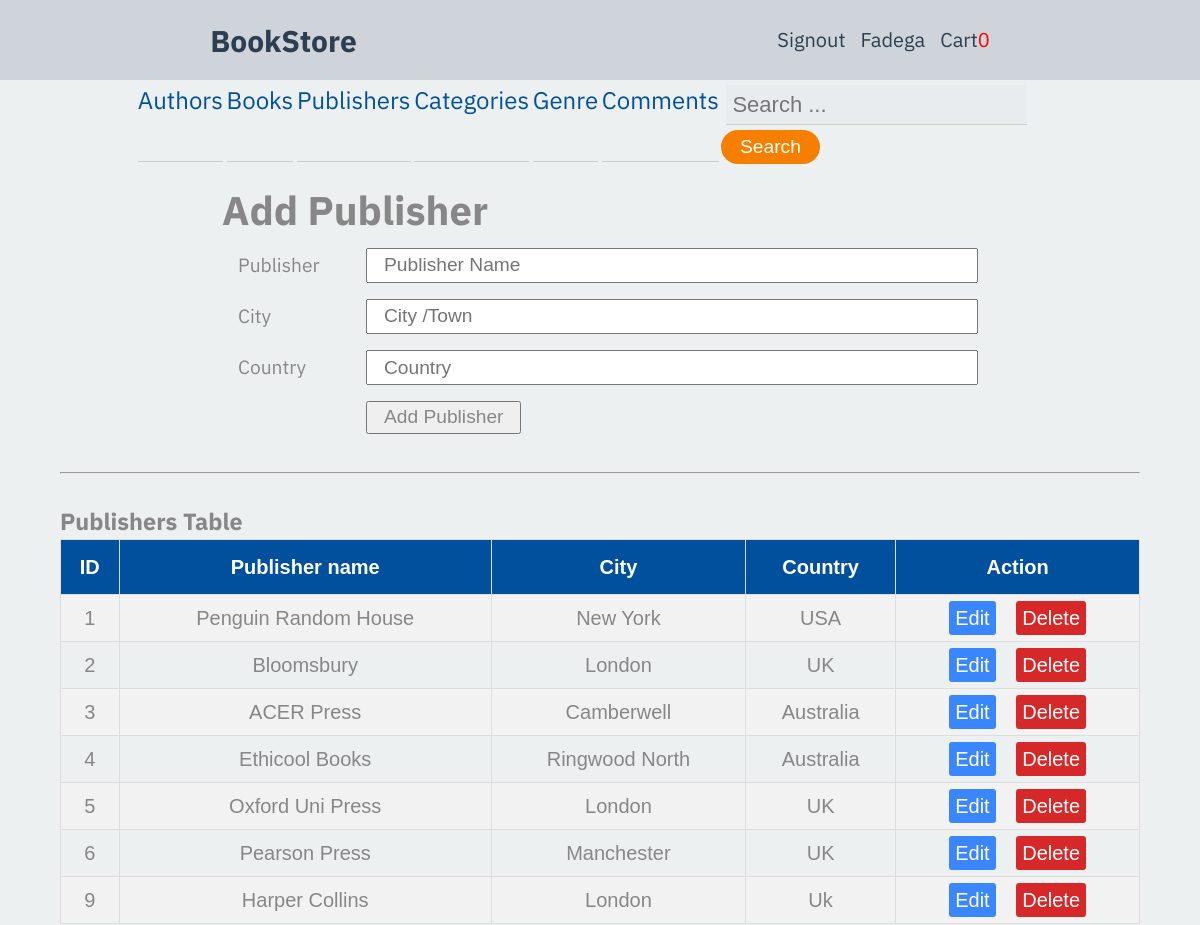
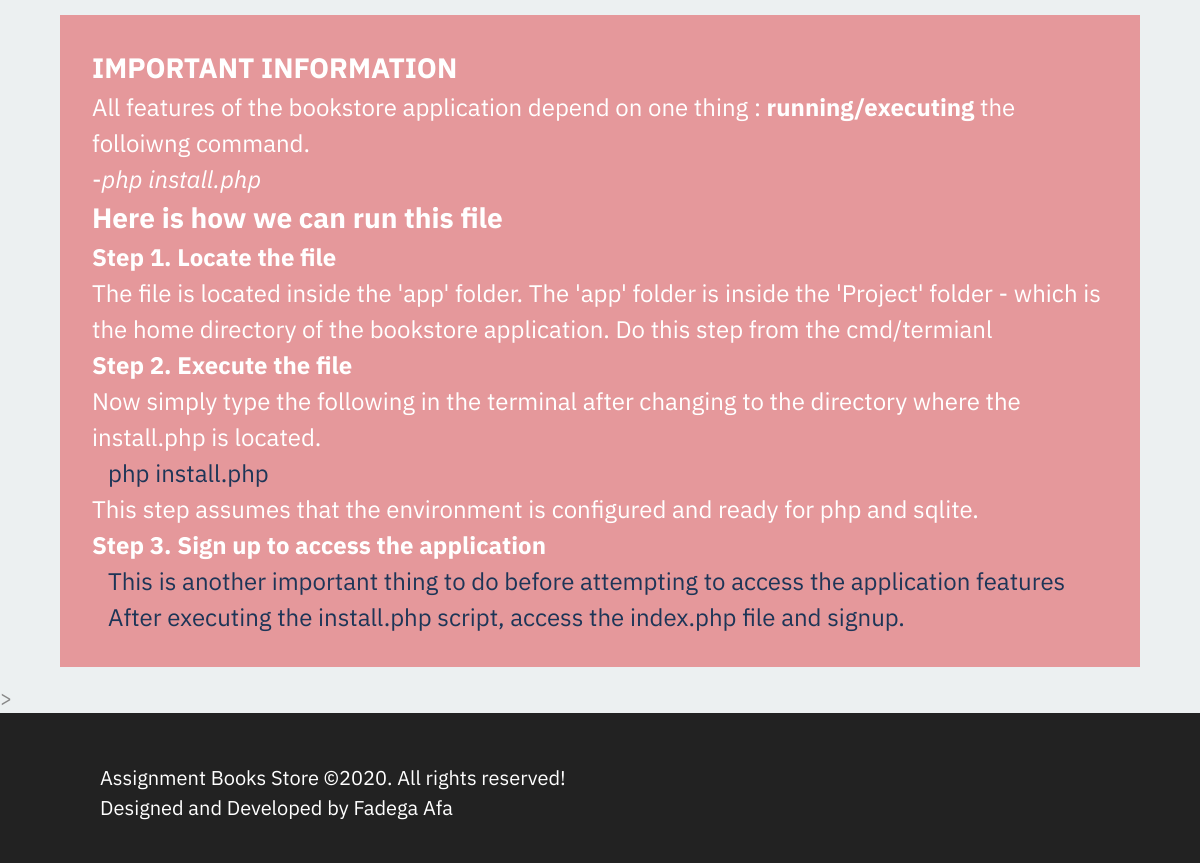
Page /templates/publisher.php (signed in) on the committed database (2 pictures, top to bottom).
### tables this page shows
CREATE TABLE publisher(
			publisher_id INTEGER PRIMARY KEY AUTOINCREMENT NOT NULL,
			pname TEXT NOT NULL,
			city TEXT,
			country TEXT NOT NULL
		);

### templates/publisher.php (the view, shortened to what this page needs)
<?php  require '../app/header.php';
    require '../app/dbh.php';
?>
<main>
  <?php
    if(isset($_SESSION['useremail'])||isset($_SESSION['emailId'])){?>
        <form name="my-form" action="../app/publisher.inc.php" method="post">
            <h1>Add Publisher</h1>
            <div class="form-box">
                <label for="publisher">Publisher</label>
                <input type="text" id="publisher" name="publisher" placeholder="Publisher Name" >
            </div>
            <div class="form-box">
                <label for="city">City</label>
                <input type="text" id="city" name="city" placeholder="City /Town" >
            </div>
            <div class="form-box">
                <label for="country">Country</label>
                <input type="text" id="country" name="country" placeholder="Country" >
            </div>
            <div class="form-box">
                <button type="submit" id="btnSend" name="submit">Add Publisher</button>
            </div>
        </form>
        <br><hr><br>
        <h3>Publishers Table</h3>
        <table class="db-table">
        <tr>
            <th>ID </th>
            <th>Publisher name </th>
            <th>City </th>
            <th>Country </th>
            <th>Action</th>
        </tr>
        <?php
        $sql ='SELECT *FROM publisher';
        $res = $conn->prepare($sql);
        $res->execute();
        $data = $res->fetchAll(PDO::FETCH_ASSOC);
        foreach($data as $row):?>
          <tr>
            <td><?php echo $row['publisher_id'];?></td>
            <td><?php echo ucwords($row['pname']);?></td>
            <td><?php echo ucwords($row['city']);?></td>
            <td><?php echo ucwords($row['country']);?></td>
            <td>
               <a class="edit" href="../templates/editpublisher.php?id=<?php echo $row['publisher_id'];?>">Edit</a>
               <a class="delete" href="../app/deletepublisher.php?id=<?php echo $row['publisher_id'];?>">Delete</a>
            </td>
          </tr>
        <?php endforeach; ?>
        </table>
      <?php }else{
           echo
              '  <h2><br>Access denied ..</h2>
                 <p><br>Oops! You are not authorized. Please signin
                 <a href="../templates/signin.php">here</a>
                 <span> Or singup <a href="../templates/signup.php">here</a> </span></p>';
           }
          ?>
    </main>>
<?php require '../app/footer.php';?>

### css/menu.css (style rules this page uses)
:root { --greyapple:#eee; --greenaple:#2ecc71; --drakmatter:#34495e; --darkermatter:#2c3e50; --darkergrey:#ced4da; }
* { margin: 0; padding:0; box-sizing: border-box; }
body { font-family: "IBM Plex Sans", Verdana, Tahoma, sans-serif; }
a { text-decoration: none; color:#00509d; color: #023047; color: #073b4c; color:red; }

### css/master.css (style rules this page uses)
* { box-sizing: border-box; padding:0; margin:0; }
html { box-sizing: border-box; font-size: 17px; line-height: 1.6; font-family: 'Source Sans Pro', sans-serif, Segoe UI, Roboto, Helvetica, Arial, sans-serif, 'Apple Color Emoji', 'Segoe UI Emoji', 'Segoe UI Symbol'; color: #878787; }
*, *::before, *:after { box-sizing: inherit; padding: 0; margin: 0; }
body { margin:0 auto; padding:0; font-size:20px; user-select: none; -webkit-user-select: none; -khtml-user-select: none; -moz-user-select: none; -ms-user-select: none; }
.db-table { font-family: "Trebuchet MS", Arial, Helvetica, sans-serif; border-collapse: collapse; width: 100%; }
.db-table td, .db-table th { border: 1px solid #ddd; padding: 8px; text-align: center; }
.db-table tr:nth-child(even) { background-color: #f2f2f2; }
.db-table th { padding-top: 12px; padding-bottom: 12px; text-align: left; background-color:#00509d; color: white; text-align: center; }
.db-table .delete { color:red; background:#d62828; color:white; padding:0.3em 0.3em; border-radius: 3px; }
.db-table .edit { margin-right:15px; background:#3a86ff; color:#fff; padding:0.3em 0.3em; border-radius: 3px; }
main { margin: 1rem auto; width:90%; max-width: 1200px; }
main form { width:70%; margin:0 auto; }
input, label, button { padding: 0.2rem 1rem; font-size: 1.2rem; color: inherit; }
.form-box { padding: 0.5rem 0; display: flex; flex-direction: column; }
.form-box label { display: none; }
.form-box input, .form-box select, .form-box textarea { flex-basis: 100%; }
#btnSend { margin-right: 5px; }
.placeholder { margin-top:1rem; background:#e5989b; color:#fff; font-size: 1.2em; padding:2rem; }
@media all and (min-width: 500px) { .form-box label { display: block; } }
@media all and (min-width: 600px) { .form-box { flex-direction: row; } }
@media all and (min-width: 600px) { .form-box label { flex-basis: 9rem; flex-grow: 0; flex-shrink: 0; } }
@media all and (min-width: 600px) { .form-box input, .form-box select, .form-box textarea { flex-basis: 0; flex-grow: 1; flex-shrink: 1; } }
@media all and (min-width: 600px) { .form-box button { margin-left: 9rem; } }

### css/dashboard.css (style rules this page uses)
html { box-sizing: border-box; font-size: 16px; line-height: 1.5; }
:root { --greyapple:#ecf0f1; --brightorange:#ff9f1c; --lightgrey:#D3D3D3; --greenaple:#2ecc71; --drakmatter:#34495e; --darkermatter:#2c3e50; }
body { background-color: var(--greyapple); font-family: "IBM Plex Sans", Verdana, Tahoma, sans-serif; }
*, *::before, *:after { box-sizing: inherit; padding: 0; margin: 0; }
a { text-decoration: none; color:var(--darkermatter); }

### rows in the picture
publisher: publisher_id "1", pname "Penguin Random House", city "New York", country "USA"
publisher: publisher_id "2", pname "Bloomsbury", city "London", country "UK"
publisher: publisher_id "3", pname "ACER Press", city "Camberwell", country "Australia"
publisher: publisher_id "4", pname "Ethicool Books", city "Ringwood North", country "Australia"
publisher: publisher_id "5", pname "Oxford Uni Press", city "London", country "UK"
publisher: publisher_id "6", pname "Pearson Press", city "Manchester", country "UK"
publisher: publisher_id "9", pname "Harper Collins", city "London", country "Uk"

### other values in the picture
$_SESSION['firstname'] "Fadega"
